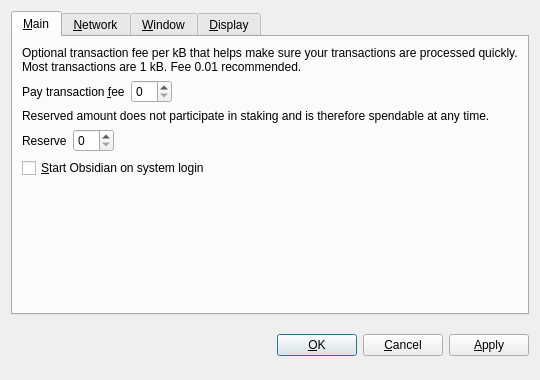
<?xml version="1.0" encoding="UTF-8"?>
<ui version="4.0">
 <class>OptionsDialog</class>
 <widget class="QDialog" name="OptionsDialog">
  <property name="geometry">
   <rect>
    <x>0</x>
    <y>0</y>
    <width>540</width>
    <height>380</height>
   </rect>
  </property>
  <property name="windowTitle">
   <string>Options</string>
  </property>
  <property name="modal">
   <bool>true</bool>
  </property>
  <layout class="QVBoxLayout" name="verticalLayout">
   <item>
    <widget class="QTabWidget" name="tabWidget">
     <property name="tabPosition">
      <enum>QTabWidget::North</enum>
     </property>
     <property name="currentIndex">
      <number>0</number>
     </property>
     <widget class="QWidget" name="tabMain">
      <attribute name="title">
       <string>&amp;Main</string>
      </attribute>
      <layout class="QVBoxLayout" name="verticalLayout_Main">
       <item>
        <widget class="QLabel" name="transactionFeeInfoLabel">
         <property name="text">
          <string>Optional transaction fee per kB that helps make sure your transactions are processed quickly. Most transactions are 1 kB. Fee 0.01 recommended.</string>
         </property>
         <property name="textFormat">
          <enum>Qt::PlainText</enum>
         </property>
         <property name="wordWrap">
          <bool>true</bool>
         </property>
        </widget>
       </item>
       <item>
        <layout class="QHBoxLayout" name="horizontalLayoutFee">
         <item>
          <widget class="QLabel" name="transactionFeeLabel">
           <property name="text">
            <string>Pay transaction &amp;fee</string>
           </property>
           <property name="textFormat">
            <enum>Qt::PlainText</enum>
           </property>
           <property name="buddy">
            <cstring>transactionFee</cstring>
           </property>
          </widget>
         </item>
         <item>
          <widget class="BitcoinAmountField" name="transactionFee"/>
         </item>
         <item>
          <spacer name="horizontalSpacerFee">
           <property name="orientation">
            <enum>Qt::Horizontal</enum>
           </property>
           <property name="sizeHint" stdset="0">
            <size>
             <width>40</width>
             <height>20</height>
            </size>
           </property>
          </spacer>
         </item>
        </layout>
       </item>
       <item>
        <widget class="QLabel" name="reserveBalanceInfoLabel">
         <property name="text">
          <string>Reserved amount does not participate in staking and is therefore spendable at any time.</string>
         </property>
         <property name="textFormat">
          <enum>Qt::PlainText</enum>
         </property>
         <property name="wordWrap">
          <bool>true</bool>
         </property>
        </widget>
       </item>
       <item>
        <layout class="QHBoxLayout" name="horizontalLayoutReserveBalance">
         <item>
          <widget class="QLabel" name="reserveBalanceLabel">
           <property name="text">
            <string>Reserve</string>
           </property>
           <property name="textFormat">
            <enum>Qt::PlainText</enum>
           </property>
           <property name="buddy">
            <cstring>reserveBalance</cstring>
           </property>
          </widget>
         </item>
         <item>
          <widget class="BitcoinAmountField" name="reserveBalance"/>
         </item>
         <item>
          <spacer name="horizontalSpacerReserveBalance">
           <property name="orientation">
            <enum>Qt::Horizontal</enum>
           </property>
           <property name="sizeHint" stdset="0">
            <size>
             <width>40</width>
             <height>20</height>
            </size>
           </property>
          </spacer>
         </item>
        </layout>
       </item>
       <item>
        <widget class="QCheckBox" name="bitcoinAtStartup">
         <property name="toolTip">
          <string>Automatically start Obsidian after logging in to the system.</string>
         </property>
         <property name="text">
          <string>&amp;Start Obsidian on system login</string>
         </property>
        </widget>
       </item>
       <item>
        <spacer name="verticalSpacer_Main">
         <property name="orientation">
          <enum>Qt::Vertical</enum>
         </property>
         <property name="sizeHint" stdset="0">
          <size>
           <width>20</width>
           <height>40</height>
          </size>
         </property>
        </spacer>
       </item>
      </layout>
     </widget>
     <widget class="QWidget" name="tabNetwork">
      <attribute name="title">
       <string>&amp;Network</string>
      </attribute>
      <layout class="QVBoxLayout" name="verticalLayout_Network">
       <item>
        <widget class="QCheckBox" name="mapPortUpnp">
         <property name="toolTip">
          <string>Automatically open the Obsidian client port on the router. This only works when your router supports UPnP and it is enabled.</string>
         </property>
         <property name="text">
          <string>Map port using &amp;UPnP</string>
         </property>
        </widget>
       </item>
       <item>
        <widget class="QCheckBox" name="connectSocks">
         <property name="toolTip">
          <string>Connect to the Obsidian network through a SOCKS5 proxy (e.g. when connecting through Tor).</string>
         </property>
         <property name="text">
          <string>&amp;Connect through SOCKS5 proxy:</string>
         </property>
        </widget>
       </item>
       <item>
        <layout class="QHBoxLayout" name="horizontalLayout_Network">
         <item>
          <widget class="QLabel" name="proxyIpLabel">
           <property name="text">
            <string>Proxy &amp;IP:</string>
           </property>
           <property name="textFormat">
            <enum>Qt::PlainText</enum>
           </property>
           <property name="buddy">
            <cstring>proxyIp</cstring>
           </property>
          </widget>
         </item>
         <item>
          <widget class="QValidatedLineEdit" name="proxyIp">
           <property name="maximumSize">
            <size>
             <width>140</width>
             <height>16777215</height>
            </size>
           </property>
           <property name="toolTip">
            <string>IP address of the proxy (e.g. 127.0.0.1)</string>
           </property>
          </widget>
         </item>
         <item>
          <widget class="QLabel" name="proxyPortLabel">
           <property name="text">
            <string>&amp;Port:</string>
           </property>
           <property name="textFormat">
            <enum>Qt::PlainText</enum>
           </property>
           <property name="buddy">
            <cstring>proxyPort</cstring>
           </property>
          </widget>
         </item>
         <item>
          <widget class="QLineEdit" name="proxyPort">
           <property name="maximumSize">
            <size>
             <width>55</width>
             <height>16777215</height>
            </size>
           </property>
           <property name="toolTip">
            <string>Port of the proxy (e.g. 9050)</string>
           </property>
          </widget>
         </item>
         <item>
          <spacer name="horizontalSpacer_Network">
           <property name="orientation">
            <enum>Qt::Horizontal</enum>
           </property>
           <property name="sizeHint" stdset="0">
            <size>
             <width>40</width>
             <height>20</height>
            </size>
           </property>
          </spacer>
         </item>
        </layout>
       </item>
       <item>
        <spacer name="verticalSpacer_Network">
         <property name="orientation">
          <enum>Qt::Vertical</enum>
         </property>
         <property name="sizeHint" stdset="0">
          <size>
           <width>20</width>
           <height>40</height>
          </size>
         </property>
        </spacer>
       </item>
      </layout>
     </widget>
     <widget class="QWidget" name="tabWindow">
      <attribute name="title">
       <string>&amp;Window</string>
      </attribute>
      <layout class="QVBoxLayout" name="verticalLayout_Window">
       <item>
        <widget class="QCheckBox" name="minimizeToTray">
         <property name="toolTip">
          <string>Show only a tray icon after minimizing the window.</string>
         </property>
         <property name="text">
          <string>&amp;Minimize to the tray instead of the taskbar</string>
         </property>
        </widget>
       </item>
       <item>
        <widget class="QCheckBox" name="minimizeOnClose">
         <property name="toolTip">
          <string>Minimize instead of exit the application when the window is closed. When this option is enabled, the application will be closed only after selecting Quit in the menu.</string>
         </property>
         <property name="text">
          <string>M&amp;inimize on close</string>
         </property>
        </widget>
       </item>
       <item>
        <spacer name="verticalSpacer_Window">
         <property name="orientation">
          <enum>Qt::Vertical</enum>
         </property>
         <property name="sizeHint" stdset="0">
          <size>
           <width>20</width>
           <height>40</height>
          </size>
         </property>
        </spacer>
       </item>
      </layout>
     </widget>
     <widget class="QWidget" name="tabDisplay">
      <attribute name="title">
       <string>&amp;Display</string>
      </attribute>
      <layout class="QVBoxLayout" name="verticalLayout_Display">
       <item>
        <layout class="QHBoxLayout" name="horizontalLayout_1_Display">
         <item>
          <widget class="QLabel" name="langLabel">
           <property name="text">
            <string>User Interface &amp;language:</string>
           </property>
           <property name="textFormat">
            <enum>Qt::PlainText</enum>
           </property>
           <property name="buddy">
            <cstring>lang</cstring>
           </property>
          </widget>
         </item>
         <item>
          <widget class="QValueComboBox" name="lang">
           <property name="toolTip">
            <string>The user interface language can be set here. This setting will take effect after restarting Obsidian.</string>
           </property>
          </widget>
         </item>
        </layout>
       </item>
       <item>
        <layout class="QHBoxLayout" name="horizontalLayout_2_Display">
         <item>
          <widget class="QLabel" name="unitLabel">
           <property name="text">
            <string>&amp;Unit to show amounts in:</string>
           </property>
           <property name="textFormat">
            <enum>Qt::PlainText</enum>
           </property>
           <property name="buddy">
            <cstring>unit</cstring>
           </property>
          </widget>
         </item>
         <item>
          <widget class="QValueComboBox" name="unit">
           <property name="toolTip">
            <string>Choose the default subdivision unit to show in the interface and when sending coins.</string>
           </property>
          </widget>
         </item>
        </layout>
       </item>
       <item>
        <widget class="QCheckBox" name="coinControlFeatures">
         <property name="toolTip">
          <string>Whether to show coin control features or not.</string>
         </property>
         <property name="text">
          <string>Display coin &amp;control features (experts only!)</string>
         </property>
        </widget>
       </item>
       <item>
        <widget class="QCheckBox" name="useBlackTheme">
         <property name="text">
          <string>Use black visual theme (requires restart)</string>
         </property>
        </widget>
       </item>
       <item>
        <spacer name="verticalSpacer_Display">
         <property name="orientation">
          <enum>Qt::Vertical</enum>
         </property>
         <property name="sizeHint" stdset="0">
          <size>
           <width>20</width>
           <height>40</height>
          </size>
         </property>
        </spacer>
       </item>
      </layout>
     </widget>
    </widget>
   </item>
   <item>
    <layout class="QHBoxLayout" name="horizontalLayout_Buttons">
     <item>
      <spacer name="horizontalSpacer_1">
       <property name="orientation">
        <enum>Qt::Horizontal</enum>
       </property>
       <property name="sizeHint" stdset="0">
        <size>
         <width>40</width>
         <height>48</height>
        </size>
       </property>
      </spacer>
     </item>
     <item>
      <widget class="QLabel" name="statusLabel">
       <property name="font">
        <font>
         <weight>75</weight>
         <bold>true</bold>
        </font>
       </property>
       <property name="text">
        <string/>
       </property>
       <property name="textFormat">
        <enum>Qt::PlainText</enum>
       </property>
       <property name="wordWrap">
        <bool>true</bool>
       </property>
      </widget>
     </item>
     <item>
      <spacer name="horizontalSpacer_2">
       <property name="orientation">
        <enum>Qt::Horizontal</enum>
       </property>
       <property name="sizeHint" stdset="0">
        <size>
         <width>40</width>
         <height>48</height>
        </size>
       </property>
      </spacer>
     </item>
     <item>
      <widget class="QPushButton" name="okButton">
       <property name="text">
        <string>&amp;OK</string>
       </property>
      </widget>
     </item>
     <item>
      <widget class="QPushButton" name="cancelButton">
       <property name="text">
        <string>&amp;Cancel</string>
       </property>
       <property name="autoDefault">
        <bool>false</bool>
       </property>
      </widget>
     </item>
     <item>
      <widget class="QPushButton" name="applyButton">
       <property name="text">
        <string>&amp;Apply</string>
       </property>
       <property name="autoDefault">
        <bool>false</bool>
       </property>
      </widget>
     </item>
    </layout>
   </item>
  </layout>
 </widget>
 <customwidgets>
  <customwidget>
   <class>BitcoinAmountField</class>
   <extends>QSpinBox</extends>
   <header>bitcoinamountfield.h</header>
  </customwidget>
  <customwidget>
   <class>QValueComboBox</class>
   <extends>QComboBox</extends>
   <header>qvaluecombobox.h</header>
  </customwidget>
  <customwidget>
   <class>QValidatedLineEdit</class>
   <extends>QLineEdit</extends>
   <header>qvalidatedlineedit.h</header>
  </customwidget>
 </customwidgets>
 <resources/>
 <connections/>
</ui>
